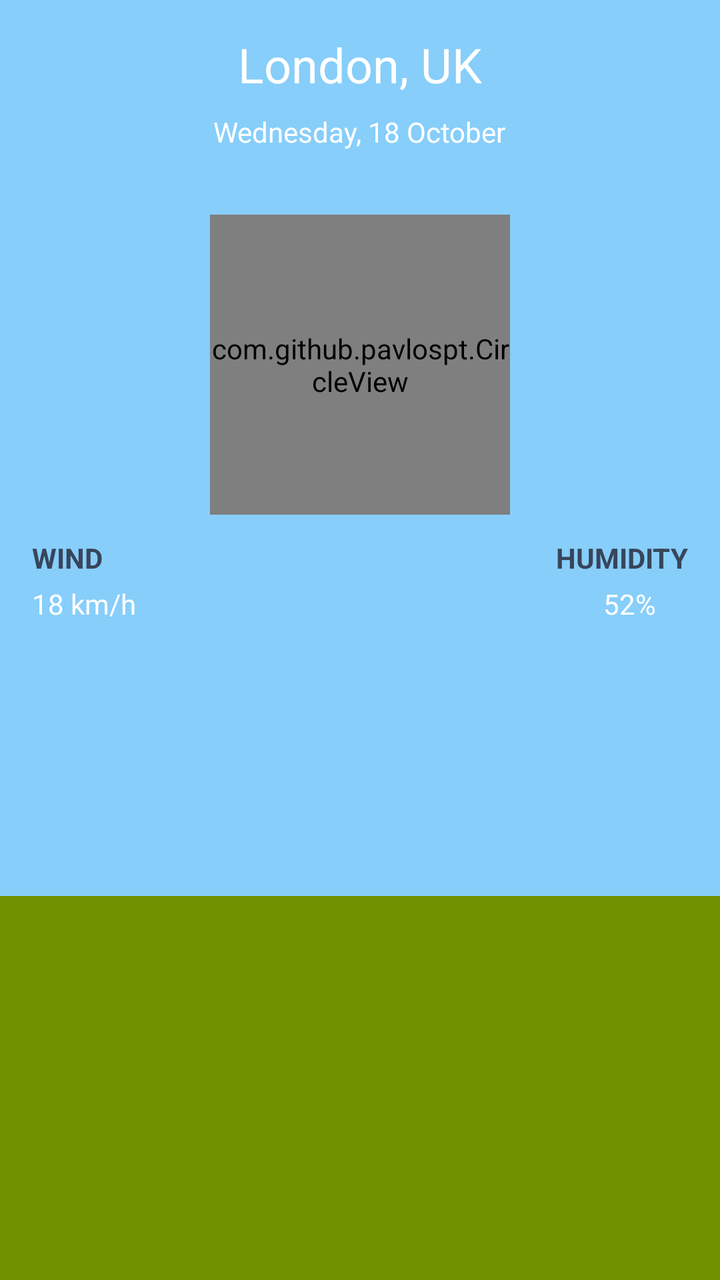
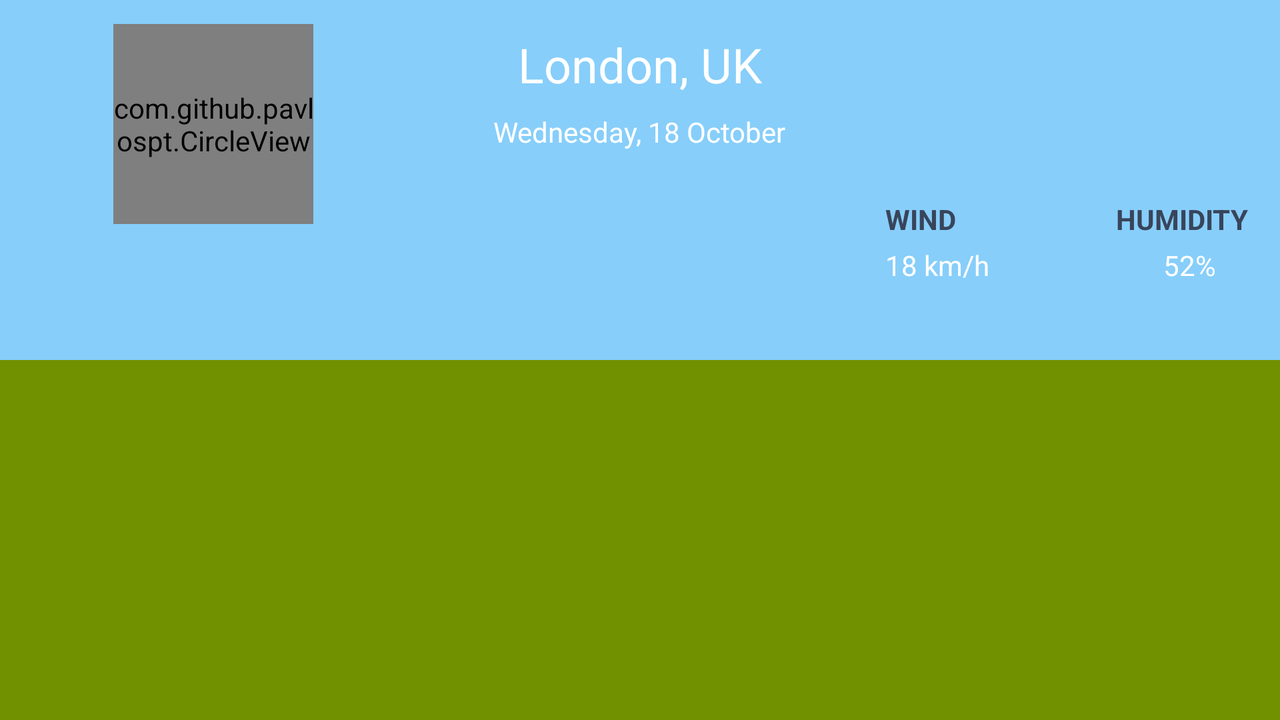

First picture: res/layout/ on a phone held upright. Second picture: the repository's own variant of that layout, on a device whose configuration matches the variant's folder. Source for both follows.
<!-- AndroidManifest.xml: activity theme AppTheme.FULL -->
<!-- res/layout/activity_main.xml -->
<?xml version="1.0" encoding="utf-8"?>
<LinearLayout xmlns:android="http://schemas.android.com/apk/res/android"
    xmlns:app="http://schemas.android.com/apk/res-auto"
    xmlns:tools="http://schemas.android.com/tools"
    android:layout_width="match_parent"
    android:layout_height="match_parent"
    android:orientation="vertical"
    android:background="@color/colorBackground"
    tools:context=".activities.MainActivity">
    <LinearLayout
        android:layout_width="match_parent"
        android:layout_height="0dp"
        android:layout_weight="7"
        android:orientation="vertical">
        <TextView
            android:id="@+id/city_country"
            android:layout_width="wrap_content"
            android:layout_height="wrap_content"
            android:layout_gravity="center_horizontal"
            android:text="@string/city_country"
            android:textSize="24sp"
            android:layout_marginTop="16dp"
            android:textColor="@color/colorWhite"/>
        <TextView
            android:id="@+id/current_date"
            android:layout_width="wrap_content"
            android:layout_height="wrap_content"
            android:layout_gravity="center_horizontal"
            android:text="@string/date_today"
            android:textSize="14sp"
            android:layout_marginTop="8dp"
            android:textColor="@color/colorWhite"/>
        <ImageView
            android:id="@+id/weather_icon"
            android:layout_width="wrap_content"
            android:layout_height="wrap_content"
            android:layout_gravity="center_horizontal"
            android:contentDescription="@string/app_name"
            android:src="@drawable/sun"
            android:layout_marginTop="24dp"/>

        <com.github.pavlospt.CircleView
            android:id="@+id/weather_result"
            android:layout_width="150dp"
            android:layout_height="150dp"
            android:layout_marginTop="8dp"
            app:cv_titleSubtitleSpace="40"
            app:cv_fillColor="@color/colorBackground"
            app:cv_strokeColorValue="@color/colorCircleStroke"
            app:cv_backgroundColorValue="@color/colorCircleStroke"
            app:cv_titleColor="@color/colorWhite"
            app:cv_titleSize="50sp"
            app:cv_titleText="@string/current_temperature"
            app:cv_subtitleSize="12sp"
            app:cv_subtitleText="@string/weather_information"
            android:layout_gravity="center_horizontal"/>
        <LinearLayout
            android:layout_width="match_parent"
            android:layout_height="wrap_content"
            android:orientation="horizontal"
            android:weightSum="2"
            android:layout_marginTop="12dp"
            android:layout_gravity="center_horizontal">
            <LinearLayout
                android:layout_width="0dp"
                android:layout_height="wrap_content"
                android:orientation="vertical"
                android:paddingLeft="16dp"
                android:layout_weight="1">
                <TextView
                    android:layout_width="wrap_content"
                    android:layout_height="wrap_content"
                    android:textColor="@color/colorSubTitle"
                    android:textSize="14sp"
                    android:textStyle="bold"
                    android:text="@string/wind"/>
                <TextView
                    android:id="@+id/wind_result"
                    android:layout_width="wrap_content"
                    android:layout_height="wrap_content"
                    android:textColor="@color/colorWhite"
                    android:textSize="14sp"
                    android:layout_marginTop="4dp"
                    android:text="@string/wind_speed"/>
            </LinearLayout>
            <LinearLayout
                android:layout_width="0dp"
                android:layout_height="wrap_content"
                android:orientation="vertical"
                android:paddingRight="16dp"
                android:layout_weight="1">
                <TextView
                    android:layout_width="wrap_content"
                    android:layout_height="wrap_content"
                    android:textColor="@color/colorSubTitle"
                    android:textSize="14sp"
                    android:layout_gravity="right"
                    android:textStyle="bold"
                    android:text="@string/humidity"/>
                <TextView
                    android:id="@+id/humidity_result"
                    android:layout_width="wrap_content"
                    android:layout_height="wrap_content"
                    android:textColor="@color/colorWhite"
                    android:layout_gravity="right"
                    android:textSize="14sp"
                    android:layout_marginTop="4dp"
                    android:layout_marginRight="16dp"
                    android:text="@string/humidity_rate"/>
            </LinearLayout>
        </LinearLayout>
    </LinearLayout>
    <LinearLayout
        android:layout_width="match_parent"
        android:layout_height="0dp"
        android:layout_weight="3"
        android:background="@color/colorBottomBackground"
        android:orientation="vertical">
        <android.support.v7.widget.RecyclerView
            android:id="@+id/weather_daily_list"
            android:layout_width="match_parent"
            android:layout_height="match_parent"
            android:layout_gravity="center_horizontal"
            android:orientation="vertical"
            android:scrollbars="none"/>
    </LinearLayout>
</LinearLayout>
<!-- resources referenced by this layout -->
<resources>
  <color name="colorBackground">#87CEFA</color>
  <color name="colorBottomBackground">#729101</color>
  <color name="colorCircleStroke">#df9502</color>
  <color name="colorSubTitle">#38455B</color>
  <color name="colorWhite">#ffffff</color>
  <string name="app_name">WeatherForecast</string>
  <string name="city_country">London, UK</string>
  <string name="current_temperature">26</string>
  <string name="date_today">Wednesday, 18 October</string>
  <string name="humidity">HUMIDITY</string>
  <string name="humidity_rate">52%</string>
  <string name="weather_information">Partly Cloud</string>
  <string name="wind">WIND</string>
  <string name="wind_speed">18 km/h</string>
  <style name="AppTheme.FULL" parent="Theme.AppCompat.Light.NoActionBar">
          <item name="android:windowFullscreen">true</item>
      </style>
</resources>
<!-- res/layout-land/activity_main.xml (the repository's variant of the layout above) -->
<!-- drawn on the phone turned sideways -->
<?xml version="1.0" encoding="utf-8"?>
<LinearLayout xmlns:android="http://schemas.android.com/apk/res/android"
    xmlns:app="http://schemas.android.com/apk/res-auto"
    xmlns:tools="http://schemas.android.com/tools"
    android:layout_width="match_parent"
    android:layout_height="match_parent"
    android:orientation="vertical"
    android:background="@color/colorBackground"
    tools:context=".view.activities.MainActivity"
    android:id="@+id/weather_layout">

    <LinearLayout
        android:layout_width="match_parent"
        android:layout_height="0dp"
        android:layout_weight="3"
        android:orientation="horizontal"
        android:weightSum="3">

        <LinearLayout
            android:layout_width="0dp"
            android:layout_height="match_parent"
            android:layout_weight="1"
            android:orientation="vertical">

            <ImageView
                android:id="@+id/weather_icon"
                android:layout_width="wrap_content"
                android:layout_height="wrap_content"
                android:layout_gravity="center_horizontal"
                android:contentDescription="@string/app_name"
                android:src="@drawable/sun"
                android:layout_marginTop="12dp"/>

            <com.github.pavlospt.CircleView
                android:id="@+id/weather_result"
                android:layout_width="100dp"
                android:layout_height="100dp"
                app:cv_titleSubtitleSpace="20"
                app:cv_fillColor="@color/colorBackground"
                app:cv_strokeColorValue="@color/colorCircleStroke"
                app:cv_backgroundColorValue="@color/colorCircleStroke"
                app:cv_titleColor="@color/colorWhite"
                app:cv_titleSize="25sp"
                app:cv_titleText="@string/current_temperature"
                app:cv_subtitleSize="12sp"
                app:cv_subtitleText="@string/weather_information"
                android:layout_gravity="center_horizontal"/>

        </LinearLayout>

        <LinearLayout
            android:layout_width="0dp"
            android:layout_height="match_parent"
            android:layout_weight="1"
            android:orientation="vertical">

            <TextView
                android:id="@+id/city_country"
                android:layout_width="wrap_content"
                android:layout_height="wrap_content"
                android:layout_gravity="center_horizontal"
                android:text="@string/city_country"
                android:textSize="24sp"
                android:layout_marginTop="16dp"
                android:textColor="@color/colorWhite"/>

            <TextView
                android:id="@+id/current_date"
                android:layout_width="wrap_content"
                android:layout_height="wrap_content"
                android:layout_gravity="center_horizontal"
                android:text="@string/date_today"
                android:textSize="14sp"
                android:layout_marginTop="8dp"
                android:textColor="@color/colorWhite"/>

            <ProgressBar android:id="@+id/progressbar"
                style="@style/progressbar_endless"
                android:layout_marginTop="10dp"
                android:layout_gravity="center"/>


        </LinearLayout>

        <LinearLayout
            android:layout_width="0dp"
            android:layout_height="match_parent"
            android:layout_weight="1"
            android:layout_marginTop="100dp">

            <LinearLayout
                android:layout_width="match_parent"
                android:layout_height="wrap_content"
                android:orientation="horizontal"
                android:weightSum="2"
                android:layout_marginTop="12dp"
                android:layout_gravity="center_horizontal">
                <LinearLayout
                    android:layout_width="0dp"
                    android:layout_height="wrap_content"
                    android:orientation="vertical"
                    android:paddingLeft="16dp"
                    android:layout_weight="1">
                    <TextView
                        android:layout_width="wrap_content"
                        android:layout_height="wrap_content"
                        android:textColor="@color/colorSubTitle"
                        android:textSize="14sp"
                        android:textStyle="bold"
                        android:text="@string/wind"/>
                    <TextView
                        android:id="@+id/wind_result"
                        android:layout_width="wrap_content"
                        android:layout_height="wrap_content"
                        android:textColor="@color/colorWhite"
                        android:textSize="14sp"
                        android:layout_marginTop="4dp"
                        android:text="@string/wind_speed"/>
                </LinearLayout>
                <LinearLayout
                    android:layout_width="0dp"
                    android:layout_height="wrap_content"
                    android:orientation="vertical"
                    android:paddingRight="16dp"
                    android:layout_weight="1">
                    <TextView
                        android:layout_width="wrap_content"
                        android:layout_height="wrap_content"
                        android:textColor="@color/colorSubTitle"
                        android:textSize="14sp"
                        android:layout_gravity="right"
                        android:textStyle="bold"
                        android:text="@string/humidity"/>
                    <TextView
                        android:id="@+id/humidity_result"
                        android:layout_width="wrap_content"
                        android:layout_height="wrap_content"
                        android:textColor="@color/colorWhite"
                        android:layout_gravity="right"
                        android:textSize="14sp"
                        android:layout_marginTop="4dp"
                        android:layout_marginRight="16dp"
                        android:text="@string/humidity_rate"/>
                </LinearLayout>
            </LinearLayout>

        </LinearLayout>

    </LinearLayout>


    <LinearLayout
        android:layout_width="match_parent"
        android:layout_height="0dp"
        android:layout_weight="3"
        android:background="@color/colorBottomBackground"
        android:orientation="vertical">
        <android.support.v7.widget.RecyclerView
            android:id="@+id/weather_daily_list"
            android:layout_width="match_parent"
            android:layout_height="match_parent"
            android:layout_gravity="center_horizontal"
            android:orientation="vertical"
            android:scrollbars="none"/>
    </LinearLayout>
</LinearLayout>
